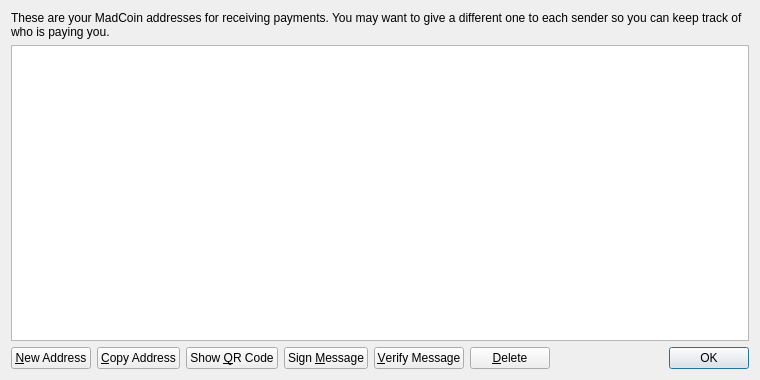
<?xml version="1.0" encoding="UTF-8"?>
<ui version="4.0">
 <class>AddressBookPage</class>
 <widget class="QWidget" name="AddressBookPage">
  <property name="geometry">
   <rect>
    <x>0</x>
    <y>0</y>
    <width>760</width>
    <height>380</height>
   </rect>
  </property>
  <property name="windowTitle">
   <string>Address Book</string>
  </property>
  <layout class="QVBoxLayout" name="verticalLayout">
   <item>
    <widget class="QLabel" name="labelExplanation">
     <property name="text">
      <string>These are your MadCoin addresses for receiving payments. You may want to give a different one to each sender so you can keep track of who is paying you.</string>
     </property>
     <property name="textFormat">
      <enum>Qt::PlainText</enum>
     </property>
     <property name="wordWrap">
      <bool>true</bool>
     </property>
    </widget>
   </item>
   <item>
    <widget class="QTableView" name="tableView">
     <property name="contextMenuPolicy">
      <enum>Qt::CustomContextMenu</enum>
     </property>
     <property name="toolTip">
      <string>Double-click to edit address or label</string>
     </property>
     <property name="tabKeyNavigation">
      <bool>false</bool>
     </property>
     <property name="selectionMode">
      <enum>QAbstractItemView::SingleSelection</enum>
     </property>
     <property name="selectionBehavior">
      <enum>QAbstractItemView::SelectRows</enum>
     </property>
     <property name="sortingEnabled">
      <bool>true</bool>
     </property>
     <attribute name="verticalHeaderVisible">
      <bool>false</bool>
     </attribute>
    </widget>
   </item>
   <item>
    <layout class="QHBoxLayout" name="horizontalLayout">
     <item>
      <widget class="QPushButton" name="newAddressButton">
       <property name="toolTip">
        <string>Create a new address</string>
       </property>
       <property name="text">
        <string>&amp;New Address</string>
       </property>
      </widget>
     </item>
     <item>
      <widget class="QPushButton" name="copyToClipboard">
       <property name="toolTip">
        <string>Copy the currently selected address to the system clipboard</string>
       </property>
       <property name="text">
        <string>&amp;Copy Address</string>
       </property>
      </widget>
     </item>
     <item>
      <widget class="QPushButton" name="showQRCode">
       <property name="text">
        <string>Show &amp;QR Code</string>
       </property>
      </widget>
     </item>
     <item>
      <widget class="QPushButton" name="signMessage">
       <property name="toolTip">
        <string>Sign a message to prove you own a MadCoin address</string>
       </property>
       <property name="text">
        <string>Sign &amp;Message</string>
       </property>
      </widget>
     </item>
     <item>
      <widget class="QPushButton" name="verifyMessage">
       <property name="toolTip">
        <string>Verify a message to ensure it was signed with a specified MadCoin address</string>
       </property>
       <property name="text">
        <string>&amp;Verify Message</string>
       </property>
      </widget>
     </item>
     <item>
      <widget class="QPushButton" name="deleteButton">
       <property name="toolTip">
        <string>Delete the currently selected address from the list</string>
       </property>
       <property name="text">
        <string>&amp;Delete</string>
       </property>
      </widget>
     </item>
     <item>
      <spacer name="horizontalSpacer">
       <property name="orientation">
        <enum>Qt::Horizontal</enum>
       </property>
       <property name="sizeHint" stdset="0">
        <size>
         <width>40</width>
         <height>20</height>
        </size>
       </property>
      </spacer>
     </item>
     <item>
      <widget class="QDialogButtonBox" name="buttonBox">
       <property name="sizePolicy">
        <sizepolicy hsizetype="Maximum" vsizetype="Fixed">
         <horstretch>0</horstretch>
         <verstretch>0</verstretch>
        </sizepolicy>
       </property>
       <property name="standardButtons">
        <set>QDialogButtonBox::Ok</set>
       </property>
      </widget>
     </item>
    </layout>
   </item>
  </layout>
 </widget>
 <resources>
  <include location="../bitcoin.qrc"/>
 </resources>
 <connections/>
</ui>
